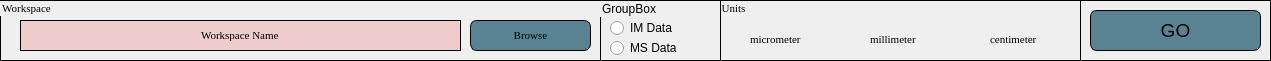
   <widget class="QGroupBox" name="uipanel5">
    <property name="geometry">
     <rect>
      <x>200</x>
      <y>10</y>
      <width>1271</width>
      <height>61</height>
     </rect>
    </property>
    <property name="font">
     <font>
      <family>Times New Roman</family>
      <pointsize>8</pointsize>
      <weight>50</weight>
      <italic>false</italic>
      <bold>false</bold>
     </font>
    </property>
    <property name="styleSheet">
     <string notr="true">border: 1px solid black;</string>
    </property>
    <property name="title">
     <string>Workspace</string>
    </property>
    <widget class="QPushButton" name="find_file">
     <property name="geometry">
      <rect>
       <x>470</x>
       <y>20</y>
       <width>121</width>
       <height>31</height>
      </rect>
     </property>
     <property name="font">
      <font>
       <family>Times New Roman</family>
       <pointsize>8</pointsize>
       <weight>50</weight>
       <italic>false</italic>
       <bold>false</bold>
      </font>
     </property>
     <property name="styleSheet">
      <string notr="true">background-color: rgb(89, 131, 146);
border-radius:7px;</string>
     </property>
     <property name="text">
      <string>Browse</string>
     </property>
    </widget>
    <widget class="QGroupBox" name="Unitbuttons">
     <property name="geometry">
      <rect>
       <x>720</x>
       <y>0</y>
       <width>361</width>
       <height>61</height>
      </rect>
     </property>
     <property name="font">
      <font>
       <family>Times New Roman</family>
       <pointsize>8</pointsize>
       <weight>50</weight>
       <italic>false</italic>
       <bold>false</bold>
      </font>
     </property>
     <property name="styleSheet">
      <string notr="true"/>
     </property>
     <property name="title">
      <string>Units</string>
     </property>
     <widget class="QRadioButton" name="micrometer">
      <property name="geometry">
       <rect>
        <x>10</x>
        <y>30</y>
        <width>108</width>
        <height>19</height>
       </rect>
      </property>
      <property name="font">
       <font>
        <family>Times New Roman</family>
        <pointsize>8</pointsize>
        <weight>50</weight>
        <italic>false</italic>
        <bold>false</bold>
       </font>
      </property>
      <property name="styleSheet">
       <string notr="true">border: None;
background:transparent;
accent-color: green;</string>
      </property>
      <property name="text">
       <string>micrometer</string>
      </property>
     </widget>
     <widget class="QRadioButton" name="millimeter">
      <property name="geometry">
       <rect>
        <x>130</x>
        <y>30</y>
        <width>108</width>
        <height>19</height>
       </rect>
      </property>
      <property name="font">
       <font>
        <family>Times New Roman</family>
        <pointsize>8</pointsize>
        <weight>50</weight>
        <italic>false</italic>
        <bold>false</bold>
       </font>
      </property>
      <property name="styleSheet">
       <string notr="true">border: None;background:transparent</string>
      </property>
      <property name="text">
       <string>millimeter</string>
      </property>
     </widget>
     <widget class="QRadioButton" name="centimeter">
      <property name="geometry">
       <rect>
        <x>250</x>
        <y>30</y>
        <width>108</width>
        <height>19</height>
       </rect>
      </property>
      <property name="font">
       <font>
        <family>Times New Roman</family>
        <pointsize>8</pointsize>
        <weight>50</weight>
        <italic>false</italic>
        <bold>false</bold>
       </font>
      </property>
      <property name="styleSheet">
       <string notr="true">border: None;background:transparent</string>
      </property>
      <property name="text">
       <string>centimeter</string>
      </property>
     </widget>
    </widget>
    <widget class="QPushButton" name="start_cube">
     <property name="geometry">
      <rect>
       <x>1090</x>
       <y>10</y>
       <width>171</width>
       <height>41</height>
      </rect>
     </property>
     <property name="font">
      <font>
       <family>Arial</family>
       <pointsize>14</pointsize>
       <weight>9</weight>
       <italic>false</italic>
       <bold>false</bold>
      </font>
     </property>
     <property name="styleSheet">
      <string notr="true">font: 75 14pt &quot;Arial&quot;;
background-color: rgb(89, 131, 146);
border-radius:7px;</string>
     </property>
     <property name="text">
      <string>GO</string>
     </property>
    </widget>
    <widget class="QLineEdit" name="wspc_name">
     <property name="geometry">
      <rect>
       <x>20</x>
       <y>20</y>
       <width>441</width>
       <height>31</height>
      </rect>
     </property>
     <property name="font">
      <font>
       <family>Times New Roman</family>
       <pointsize>8</pointsize>
       <weight>50</weight>
       <italic>false</italic>
       <bold>false</bold>
      </font>
     </property>
     <property name="styleSheet">
      <string notr="true">background-color: rgb(238, 204, 204);
border: 1px solid black;</string>
     </property>
     <property name="text">
      <string>Workspace Name</string>
     </property>
     <property name="alignment">
      <set>Qt::AlignCenter</set>
     </property>
    </widget>
    <widget class="QGroupBox" name="groupBox_2">
     <property name="geometry">
      <rect>
       <x>600</x>
       <y>0</y>
       <width>121</width>
       <height>61</height>
      </rect>
     </property>
     <property name="title">
      <string>GroupBox</string>
     </property>
     <widget class="QRadioButton" name="IMDataButton">
      <property name="geometry">
       <rect>
        <x>10</x>
        <y>20</y>
        <width>99</width>
        <height>16</height>
       </rect>
      </property>
      <property name="styleSheet">
       <string notr="true">border: None;</string>
      </property>
      <property name="text">
       <string>IM Data</string>
      </property>
     </widget>
     <widget class="QRadioButton" name="MSDataButton">
      <property name="geometry">
       <rect>
        <x>10</x>
        <y>40</y>
        <width>99</width>
        <height>16</height>
       </rect>
      </property>
      <property name="styleSheet">
       <string notr="true">border: None;</string>
      </property>
      <property name="text">
       <string>MS Data</string>
      </property>
     </widget>
    </widget>
    <zorder>wspc_name</zorder>
    <zorder>find_file</zorder>
    <zorder>Unitbuttons</zorder>
    <zorder>start_cube</zorder>
    <zorder>groupBox_2</zorder>
   </widget>
